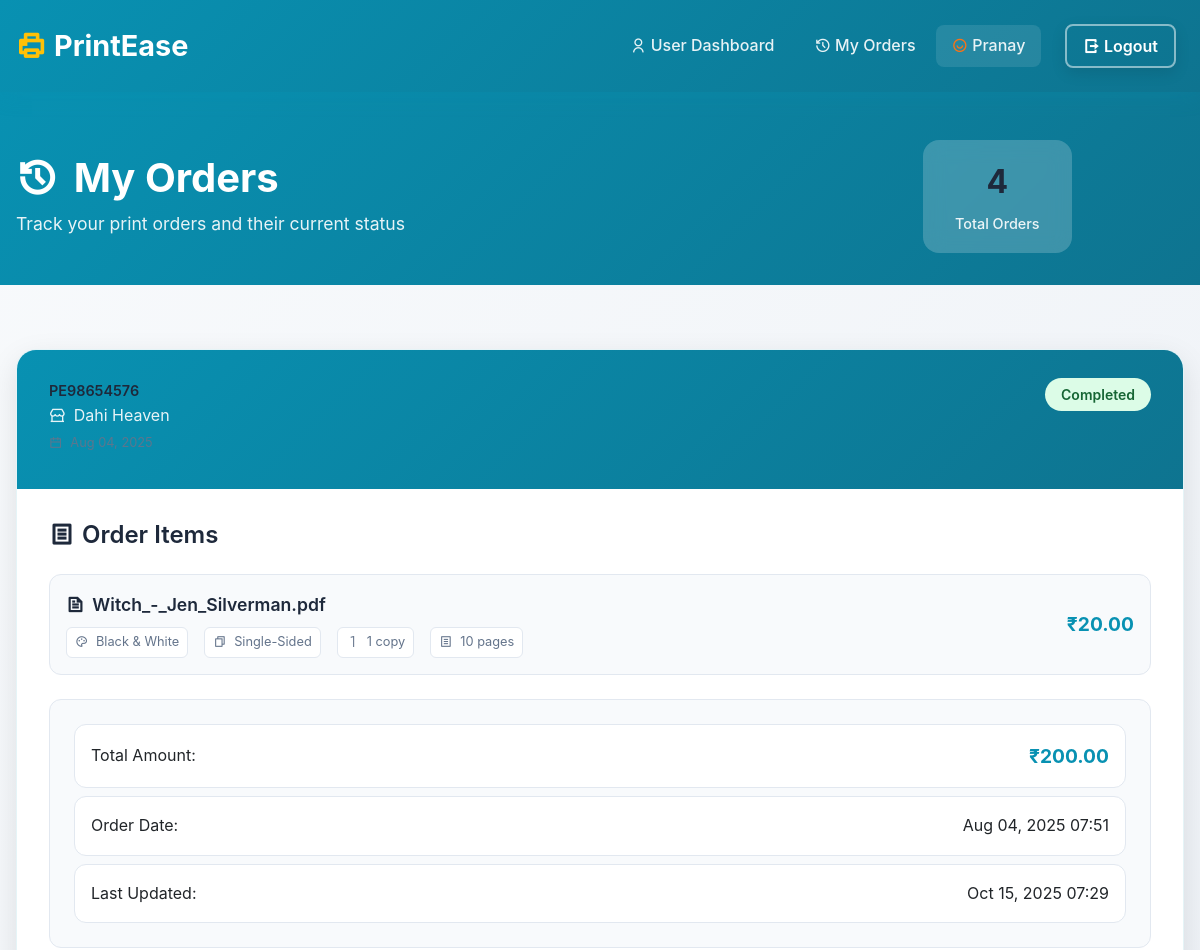
Page /past-orders/ (signed in, upper part) on the earlier database version.
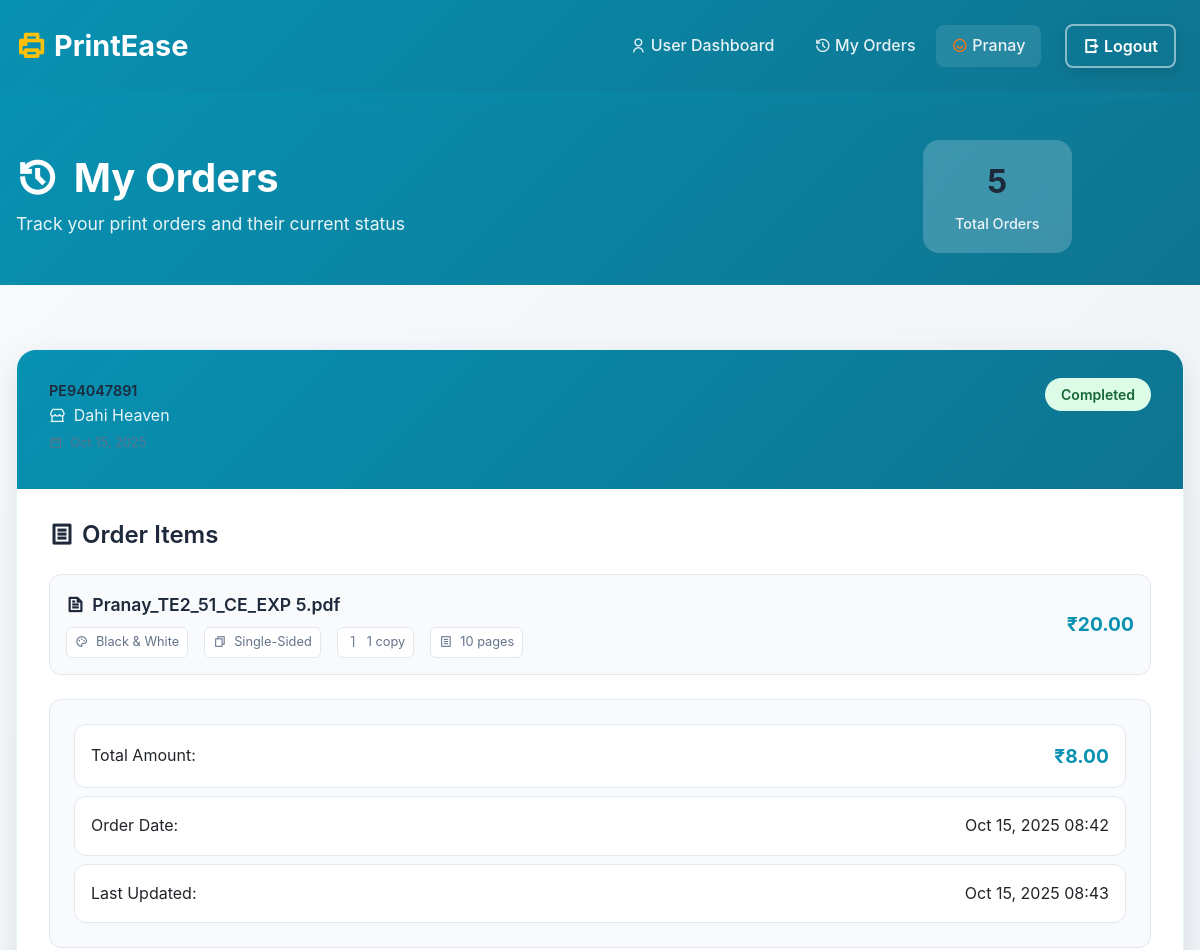
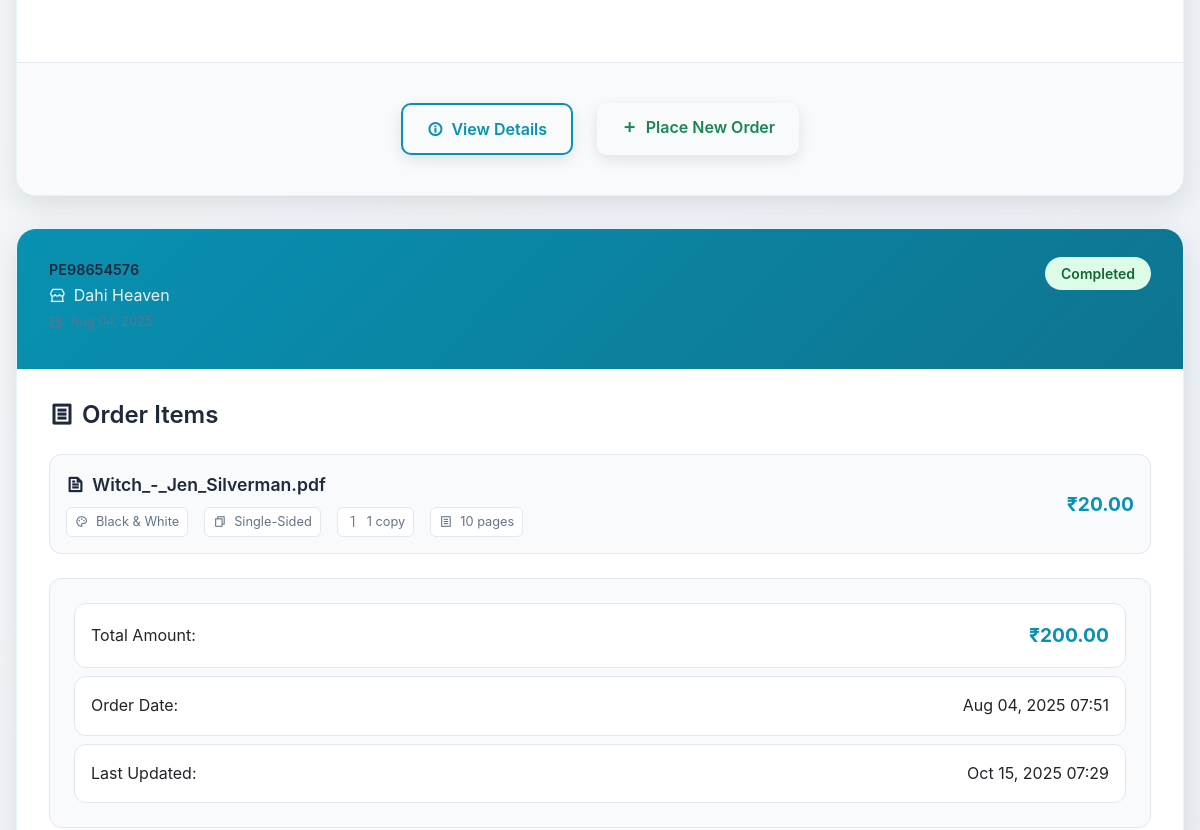
Same page on the later database version (2 pictures, top to bottom).
### app/models.py (models this page shows, shortened)
class Order(models.Model):
    STATUS_CHOICES = [
        ('pending', 'Pending'),
        ('confirmed', 'Confirmed'),
        ('processing', 'Processing'),
        ('ready', 'Ready for Pickup'),
        ('completed', 'Completed'),
        ('cancelled', 'Cancelled'),
    ]
    user = models.ForeignKey(settings.AUTH_USER_MODEL, on_delete=models.CASCADE, related_name='orders')
    shop = models.ForeignKey(ShopDetails, on_delete=models.CASCADE, related_name='orders')
    order_number = models.CharField(max_length=20, unique=True)
    total_amount = models.DecimalField(max_digits=10, decimal_places=2)
    status = models.CharField(max_length=20, choices=STATUS_CHOICES, default='pending')
    created_at = models.DateTimeField(auto_now_add=True)
    updated_at = models.DateTimeField(auto_now=True)
    notes = models.TextField(blank=True, null=True)

class ShopDetails(models.Model):
    user = models.OneToOneField(settings.AUTH_USER_MODEL, on_delete=models.CASCADE, related_name="shop_details")
    shop_name = models.CharField(max_length=255)
    owner_name = models.CharField(max_length=255)
    area = models.CharField(max_length=255, null=True, blank=True)
    city = models.CharField(max_length=100, null=True, blank=True)
    state = models.CharField(max_length=50, choices=INDIAN_STATES, null=True, blank=True)
    pincode = models.CharField(max_length=6, null=True, blank=True)
    contact_number = models.CharField(max_length=15)
    gstin = models.CharField(max_length=15, null=True, blank=True)  # GSTIN can be null
    start_time = models.TimeField(default=time(9, 0))
    end_time = models.TimeField(default=time(18, 0))
    details_filled = models.BooleanField(default=False)
    bw_price = models.DecimalField(max_digits=5, decimal_places=2, null=True, blank=True)
    color_price = models.DecimalField(max_digits=5, decimal_places=2, null=True, blank=True)

class OrderItem(models.Model):
    order = models.ForeignKey(Order, on_delete=models.CASCADE, related_name='items')
    file_name = models.CharField(max_length=255)
    file_path = models.CharField(max_length=500)
    page_option = models.CharField(max_length=20, choices=[
        ('full', 'Full Document'),
        ('custom', 'Custom Pages'),
    ])
    custom_pages = models.CharField(max_length=100, blank=True, null=True)
    copies = models.IntegerField(default=1)
    print_type = models.CharField(max_length=10, choices=[
        ('bw', 'Black & White'),
        ('color', 'Color'),
    ])
    side_option = models.CharField(max_length=10, choices=[
        ('single', 'Single-Sided'),
        ('double', 'Double-Sided'),
    ])
    pages = models.IntegerField(default=0)
    price_per_page = models.DecimalField(max_digits=5, decimal_places=2)
    total_price = models.DecimalField(max_digits=10, decimal_places=2)

### app/views.py (the view)
# urls.py: path('past-orders/', views.past_orders, name='past-orders'),
@login_required(login_url='/users/login/')
def past_orders(request):
    orders = Order.objects.filter(user=request.user).order_by('-created_at')
    return render(request, "past_orders.html", {"orders": orders})

### app/templates/past_orders.html (shortened to what the changed rows need)
{% extends "base.html" %}
{% load static %}
{% block content %}
<div class="orders-container">
    <div class="orders-header">
        <div class="container">
            <div class="row align-items-center">
                <div class="col-lg-8">
                    <h1 class="orders-title">
                        <i class="ri-history-line me-3"></i>My Orders
                    </h1>
                </div>
                <div class="col-lg-4 text-lg-end">
                    <div class="orders-stats">
                        <div class="stat-item">
                            <span class="stat-number">{{ orders.count }}</span>
                            <span class="stat-label text-white">Total Orders</span>
                        </div>
                    </div>
                </div>
            </div>
        </div>
    </div>
    <div class="orders-content">
        <div class="container">
            {% if orders %}
                <div class="orders-grid">
                    {% for order in orders %}
                        <div class="order-card">
                            <div class="order-header">
                                <div class="order-info">
                                    <h3 class="order-number">{{ order.order_number }}</h3>
                                    <p class="order-shop">
                                        <i class="ri-store-2-line me-2"></i>{{ order.shop.shop_name }}
                                    </p>
                                    <p class="order-date">
                                        <i class="ri-calendar-line me-2"></i>{{ order.created_at|date:"M d, Y" }}
                                    </p>
                                </div>
                                <div class="order-status">
                                    <span class="status-badge status-{{ order.status }}">
                                        {{ order.get_status_display }}
                                    </span>
                                </div>
                            </div>
                            <div class="order-details">
                                <div class="order-items">
                                    <h4><i class="ri-file-list-line me-2"></i>Order Items</h4>
                                    {% for item in order.items.all %}
                                        <div class="order-item">
                                            <div class="item-info">
                                                <div class="item-name">
                                                    <i class="ri-file-text-line me-2"></i>{{ item.file_name }}
                                                </div>
                                                <div class="item-specs">
                                                    <span class="spec">
                                                        <i class="ri-palette-line me-1"></i>
                                                        {{ item.get_print_type_display }}
                                                    </span>
                                                    <span class="spec">
                                                        <i class="ri-file-copy-line me-1"></i>
                                                        {{ item.get_side_option_display }}
                                                    </span>
                                                    <span class="spec">
                                                        <i class="ri-number-1 me-1"></i>
                                                        {{ item.copies }} copy{{ item.copies|pluralize }}
                                                    </span>
                                                    <span class="spec">
                                                        <i class="ri-file-list-line me-1"></i>
                                                        {{ item.pages }} page{{ item.pages|pluralize }}
                                                    </span>
                                                </div>
                                            </div>
                                            <div class="item-price">
                                                ₹{{ item.total_price }}
                                            </div>
                                        </div>
                                    {% endfor %}
                                </div>
                                <div class="order-summary">
                                    <div class="summary-item">
                                        <span>Total Amount:</span>
                                        <span class="total-amount">₹{{ order.total_amount }}</span>
                                    </div>
                                    <div class="summary-item">
                                        <span>Order Date:</span>
                                        <span>{{ order.created_at|date:"M d, Y H:i" }}</span>
                                    </div>
                                    {% if order.updated_at != order.created_at %}
                                        <div class="summary-item">
                                            <span>Last Updated:</span>
                                            <span>{{ order.updated_at|date:"M d, Y H:i" }}</span>
                                        </div>
                                    {% endif %}
                                </div>
                            </div>
                            <div class="order-actions">
                                <button class="btn btn-outline-primary btn-order-details" data-order-id="{{ order.id }}">
                                    <i class="ri-information-line me-2"></i>View Details
                                </button>
                                <a href="{% url 'app:shop-print' order.shop.id %}" class="btn btn-outline-success">
                                    <i class="ri-add-line me-2"></i>Place New Order
                                </a>
                            </div>
                        </div>
                    {% endfor %}
                </div>
            {% endif %}
        </div>
    </div>
</div>
{% endblock %}

Differences in the rows shown:
added Order: order_number "PE94047891", shop.shop_name "Dahi Heaven", status "Completed", total_amount "8.00", created_at "Oct 15, 2025 08:42", updated_at "Oct 15, 2025 08:43"
added OrderItem: file_name "Pranay_TE2_51_CE_EXP 5.pdf", print_type "Black & White", side_option "Single-Sided", copies "1", pages "10", total_price "20.00", shown under "PE94047891"
Other differences:
{{ orders.count }}: "4" → "5"
